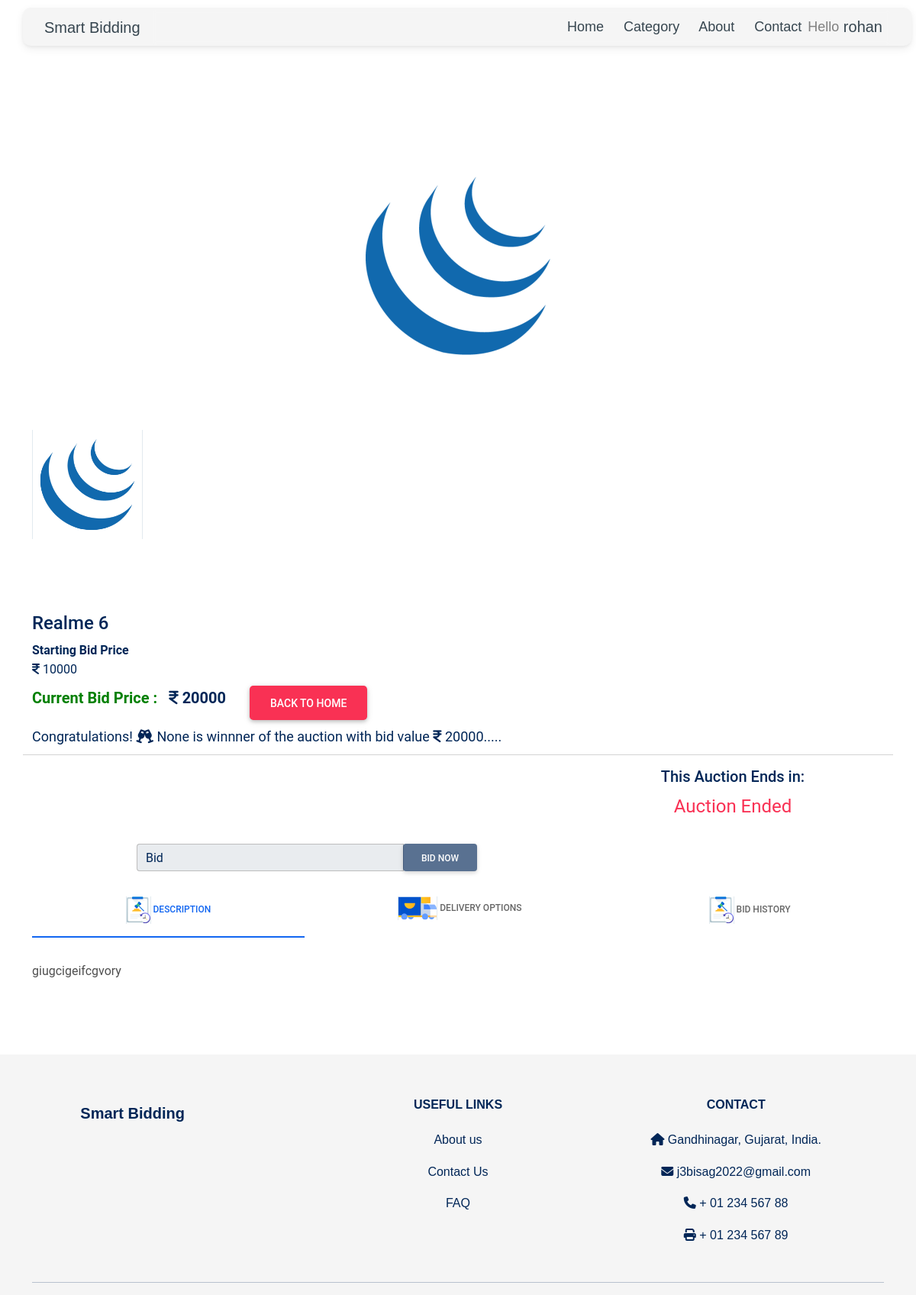
/product/5 (signed in), run on the app's committed database.
### Seller/models.py (models this page shows, shortened)
class Product(models.Model):
        product_id = models.BigAutoField(primary_key=True)
        product_id2 = models.CharField(max_length=100,default='')
        seller = models.CharField(max_length=100)
        product_name = models.CharField(max_length=100)
        category = models.ForeignKey(category, default="", verbose_name="Category", on_delete=models.SET_DEFAULT, null=True)
        subcategory = models.CharField(max_length=50, default="")
        price = models.IntegerField(default=0)
        current_bid = models.IntegerField(default=0)
        winning_bid = models.IntegerField(default=0)
        winner = models.CharField(max_length=100,null=True,default="")
        total_bid = models.IntegerField(default=0)
        start = models.DateTimeField()
        end = models.DateTimeField()
        bid_date = models.DateTimeField(null=True)
        description = models.TextField()
        pub_date = models.DateField(auto_now=True)
        image1 = models.ImageField(upload_to='products', default="",null=True)
        image2 = models.ImageField(upload_to='products', default="",null=True,blank=True)
        image3 = models.ImageField(upload_to='products', default="",null=True,blank=True)
        image4 = models.ImageField(upload_to='products', default="",null=True,blank=True)
        image5 = models.ImageField(upload_to='products', default="",null=True,blank=True)
        image6 = models.ImageField(upload_to='products', default="",null=True,blank=True)

### Buyer/views.py (the view, shortened to what this page needs)
# urls.py: path("product/<int:prod_id>", views.productView, name="ProductView"),
@login_required(login_url="Buyer:index")
def productView(request, prod_id):
        activeauc = Product.objects.filter(product_id = prod_id,start__lte = datetime.now(), end__gte=datetime.now()).first()
        if activeauc is None:
            activeauc =Product.objects.filter(product_id = prod_id,end__lte=datetime.now()).first()
        bids = Bid.objects.filter(product_id=prod_id)
        auc=Product.objects.filter(product_id = prod_id).aggregate(Max('current_bid'))['current_bid__max']
        win = Bid.objects.filter(product_id = prod_id,current_bid=auc).values_list('user',flat=True).first()
        winner = User.objects.filter(id=win).values_list('username',flat=True).first()
        Product.objects.filter(product_id = prod_id).update(winner=winner)
        if bids:
           b=bids[::-1][0]
        else:
            b=0
        return render(request, 'buyer/product-details.html',{'product':activeauc,'bids':bids,'value':activeauc.current_bid, 'category':category.objects.all(),'bd':b,"winbid":auc,"winner":winner})

### Buyer/templatetags/app_tags.py (called while the page is built)
@register.filter(name='split')
def split(str, key):
    return str.split(key)

### Seller/models.py (called while the page is built)
    def __str__(self):
        return f'{self.name}'

### Buyer/templates/buyer/product-details.html (shortened to what this page needs)
{% extends 'base.html' %}
{% load static %}
{% block content %}
<div class="container" style="margin-top: 100px;">
	<section class="panel">
		<div class="row py-5">
				<div id="gallery">
					<div class="preview-pic tab-content">
					  <div class="tab-pane pane1 active" style="height: 400px; width: auto; display: flex;"><img src="{{product.image1.url}}"  alt="" id="main-img" style="max-height: 100%; max-width:100%; width: auto; margin: auto" /></div>
					</div>
					<ul class="preview-thumbnail nav nav-tabs">
					  <li class="active"><img src="{{product.image1.url}}" /></li>
					</ul>
				</div>
			</div>
			  <div class="row py-5">
				  <h4 class="pro-d-title" style="color: #012657;">
						{{product.product_name}}
				  </h4>
                  <strong style="color: #012657;">Starting Bid Price </strong> <span class="amount-old" style="color: #012657;"><span><i class="fa fa-inr" aria-hidden="true" style="color: #012657;"></i>&nbsp;</span>{{product.price}}</span>
				  <div class="m-bot15 py-2" style="font-size: medium;">
            <div class="row">
                    <div class="col-3 fs-5">
                        <strong style="color: green;">Current Bid Price : &nbsp; </strong> <span class="amount-old btn-shine" style="color: #012657; font-weight: bolder;"><span><i class="fa fa-inr" aria-hidden="true"></i>&nbsp;</span>{{value}}</span>
                    </div>
                     <div class="col-4" id="backbtn" style="display: none;">
                      <a href="{% url 'Buyer:index' %}" class="btn btn-danger btn-lg align-items-center text-white">Back To Home</a>
                     </div>
                    </div>
                    </div>
                       <div class="pb-2" id="msg1" style="display: none;color: #012657; font-size: large;">Congratulations! <i class="fa-solid fa-champagne-glasses" style="color: #012657;"></i> {{winner}} is winnner of the auction with bid value <i class="fa fa-inr" aria-hidden="true"></i> {{ winbid }}.....</div>
						<hr>
                        <div class="row">
                            <div class="col-lg-8">
                                <div class="py-3" style="overflow-y: scroll; height:100px;">
                                </div>
                            <form method="post" action="" id="form2" >
                                <div class="justify-content-center align-items-center input-group">
                                    <div class="form-outline">
                                      <input type="search" name="Bid" id="form1" class="form-control" style="width: 350px;"/>
                                      <label class="form-label" for="form1" style="color: #012657;">Bid</label>
                                    </div>
                                    <div>
                                    <button type="submit" id="btn1" class="btn" style="background-color: #012657; color: white; ">
                                      Bid Now
                                    </button>
                                    </div>
                                  </div>
                            </form>
                            </div>
                            <div class="col-lg-4 ">
                                <div class="mb-3" >
                                    <h6 class="title d-flex justify-content-center fs-5" style="color: #012657;">This Auction Ends in:</h6>
                                    <div class="countdown d-flex justify-content-center fs-4 text-danger">
                                        <div id="bid_counter1"></div>
                                    </div>
                                </div>
                            </div>
                        </div>
                        <div class="container py-3">
                            <ul class="nav nav-tabs nav-fill mb-3" id="ex1" role="tablist">
                                <li class="nav-item" role="presentation">
                                    <a class="nav-link active" id="ex2-tab-1" data-mdb-toggle="tab" href="#ex2-tabs-1" role="tab" aria-controls="ex2-tabs-1" aria-selected="true" >
                                            <img class='thumb' src="{% static 'image/tab3.png' %}" alt="product">
                                            Description
                                    </a>
                                </li>
                                <li class="nav-item" role="presentation">
                                    <a class="nav-link" id="ex2-tab-2" data-mdb-toggle="tab" href="#ex2-tabs-2" role="tab" aria-controls="ex2-tabs-2" aria-selected="false" >
                                    <img class='thumb' src="{% static 'image/tab2.png' %}" alt="product">
                                            Delivery options
                                    </a>
                                </li>
                                <li class="nav-item" role="presentation">
                                    <a class="nav-link" id="ex2-tab-3" data-mdb-toggle="tab" href="#ex2-tabs-3" role="tab" aria-controls="ex2-tabs-3" aria-selected="false">
                                    <img class='thumb' src="{% static 'image/tab3.png' %}" alt="product">
                                        Bid History
                                    </a>
                                </li>
                            </ul>
                            <div class="tab-content" id="ex2-content">
                                <div class="tab-pane fade show active" id="ex2-tabs-1" role="tabpanel" aria-labelledby="ex2-tab-1">
                                    <p class="py-3">
                                        {{product.description}}
                                        </p>
                                </div>
                            </div>
			            </div>
			</div>
	  </section>
	  </div>
{% endblock content %}

### templates/base.html (shortened to what this page needs)
{% load static %}
{% load app_tags %}
<!DOCTYPE html>
<html lang="en">
<head>
  <link href="https://cdn.jsdelivr.net/npm/bootstrap@5.0.2/dist/css/bootstrap.min.css" rel="stylesheet">
<link rel="stylesheet" href="{% static 'css/mdb.min.css'%}">
<link rel="stylesheet" href="{% static 'css/owl.carousel.min.css'%}">
</head>
<body>
<header>
        <nav class="navbar navbar-expand navbar-default fixed-top" style="background: whitesmoke; display: flex; font-family: 'Source Sans Pro', sans-serif">
          <div class="container-fluid">
            <a class="navbar-brand mt-2 mt-lg-0" href="#" style="color: #36454F">
              Smart Bidding
            </a>
            <div class="collapse navbar-collapse" id="navbarSupportedContent" style="font-family: 'Source Sans Pro', sans-serif; font-size: large;backdrop-filter: blur(2px);">
              <ul class="navbar-nav mb-2 mb-lg-0" style=" margin-left: auto;">
                <li class="nav-item">
                  <a class="nav-link" href="{% url 'Buyer:index' %}" style="color: #36454F;">&nbsp; Home</a>
                </li>
                <li class="nav-item">
                  <div class="dropdown">
                  <a class="nav-link" data-mdb-dropdown-animation="off" id="dropdownMenuButton" data-mdb-toggle="dropdown" aria-expanded="false" href="#" style="color: #36454F;">&nbsp; Category</a>
                  </div>
                </li>
                <li class="nav-item">
                  <a class="nav-link" href="{% url 'Buyer:about-us' %}" style="color: #36454F;">&nbsp; About</a>
                </li>
                <li class="nav-item">
                  <a class="nav-link" href="{% url 'Buyer:contact' %}" style="color: #36454F;">&nbsp; Contact</a>
              </ul>
              {% if not request.user.is_authenticated %}
              <ul class="navbar-nav" style="margin-left: auto;">
								<li class="nav-item"></i>&nbsp; <a href ="#myModal" style="color: #36454F;" data-toggle="modal">Login/Register</a></li>
                </ul>
								{% else %}
              <div class="dropdown" style="margin-right: 10px;">
                <a class="dropdown-toggle d-flex align-items-center hidden-arrow"
                  href="#"
                  id="navbarDropdownMenuAvatar"
                  role="button"
                  data-mdb-toggle="dropdown"
                  aria-expanded="false" aria-haspopup="true" style="text-decoration: none; color: grey;">
                  Hello
                  <h5 class="text text-center" style="color: #36454F; margin-top: 7px"> &nbsp;{{request.user.username}}</h5>
                </a>
              </div>
              {% endif %}
            </div>
          </div>
        </nav>
</header>
        {% block content %}
        {% endblock content %}
<footer class="page-footer font-small mdb-color pt-4" style="background-color: #F5F5F5; color: #012657; font-family:'Source Sans Pro', sans-serif;">
  <div class="container text-center text-md-left">
    <div class="row text-center text-md-left mt-3 pb-3">
      <div class="col-md-3 col-lg-3 col-xl-3 mx-auto mt-3">
        <a class="navbar-brand mt-2 mt-lg-0" href="#" style="color: #012657"><b>Smart Bidding</b></a>
      </div>
      <div class="col-md-3 col-lg-2 col-xl-2 mx-auto mt-3 text-left">
        <h6 class="text-uppercase mb-4 font-weight-bold ">Useful links</h6>
        <p>
          <a href="{% url 'Buyer:about-us' %}" style="color: #012657">About
            us</a>
        </p>
        <p>
          <a href="{% url 'Buyer:contact' %}" style="color: #012657">Contact Us</a>
        </p>
        <p>
          <a href="{% url 'Buyer:faq' %}"style="color: #012657" >FAQ</a>
        </p>
      </div>
      <div class="col-md-4 col-lg-3 col-xl-3 mx-auto mt-3 text-left">
        <h6 class="text-uppercase mb-4 font-weight-bold">Contact</h6>
        <p>
          <i class="fas fa-home mr-3"></i> Gandhinagar, Gujarat, India.</p>
        <p>
          <i class="fas fa-envelope mr-3"></i> j3bisag2022@gmail.com</p>
        <p>
          <i class="fas fa-phone mr-3"></i> + 01 234 567 88</p>
        <p>
          <i class="fas fa-print mr-3"></i> + 01 234 567 89</p>
      </div>
    </div>
    <hr>
  </div>
</footer>
</body>
</html>

### templates/login.html (shortened to what this page needs)
{% load static %}

### templates/register.html (shortened to what this page needs)
{% load static %}

### templates/base.html (style rules this page uses)
.navbar { height: 50px; width: 97vw; margin-left: 30px; margin-top: 10px; padding-left: 1em; padding-right: 1em; border-radius: 10px; }
h6 { text-align: center; }

### Buyer/templates/buyer/product-details.html (style rules this page uses)
.panel { border: none; box-shadow: none; }
.pane1 { width: 450px; height: auto; }
li img { border-left: solid 1px #e2eaef; border-right: solid 1px #e2eaef; }
.preview-pic { -webkit-box-flex: 1; -webkit-flex-grow: 1; -ms-flex-positive: 1; flex-grow: 1; }
.preview-thumbnail.nav-tabs { border: none; margin-top: 15px; }
.preview-thumbnail.nav-tabs li { width: 13%; margin-right: 2.5%; }
.preview-thumbnail.nav-tabs li img { max-width: 100%; display: block; }
.preview-thumbnail.nav-tabs li:last-of-type { margin-right: 0; }
.tab-content { overflow: hidden; }
.tab-content img { width: 100%; -webkit-animation-name: opacity; animation-name: opacity; -webkit-animation-duration: .3s; animation-duration: .3s; }
#gallery li { display: inline; margin-right: 3px; }
#gallery #main-img { background: url(https://cdn.pixabay.com/photo/2015/04/23/22/00/tree-736885__340.jpg) no-repeat 0 0; }

### data on the page
Product: image1 (picture), product_name "Realme 6", price "10000", description "giugcigeifcgvory"

### other printed values
{{ request.user.username }} "rohan"
{{ value }} "20000"
{{ winner }} "None"
{{ winbid }} "20000"
